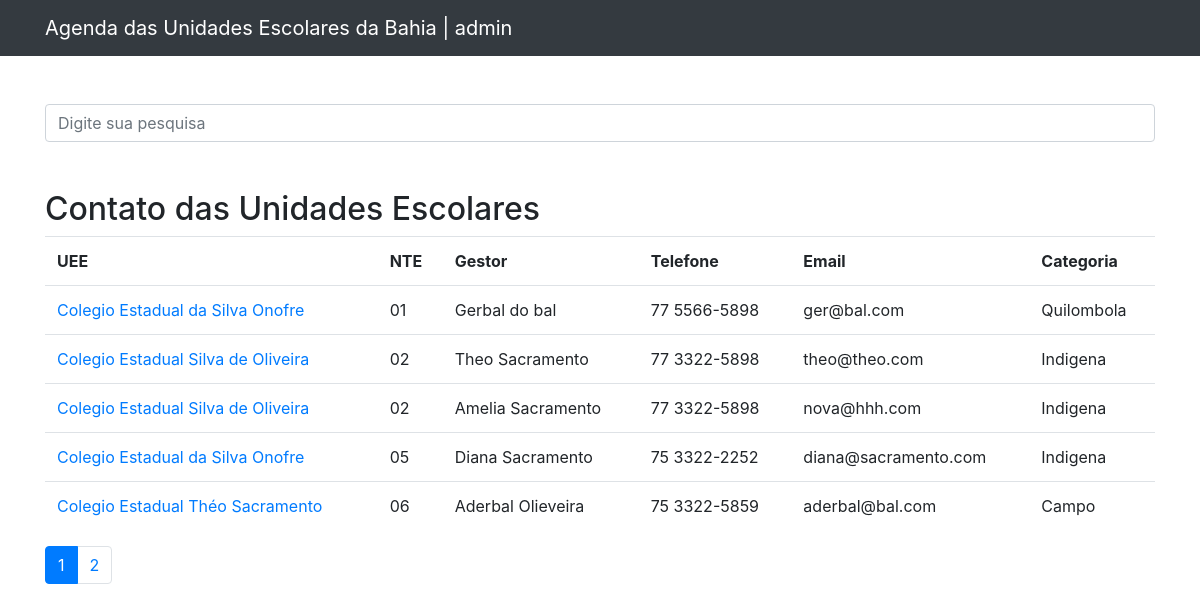
The app's page / (signed in) with its own data.
### contatos/models.py (models this page shows, shortened)
class Contato(models.Model):
    nte = models.CharField(max_length=6)
    nome = models.CharField(max_length=255)
    gestor = models.CharField(max_length=255)
    telefoneprinc = models.CharField(max_length=255)
    telefonesecun = models.CharField(max_length=255, blank=True)
    emailprinc = models.CharField(max_length=255)
    emailsecun = models.CharField(max_length=255, blank=True)
    data_criacao = models.DateTimeField(default=timezone.now)
    observacao = models.CharField(max_length=500, blank=True)
    categoria = models.ForeignKey(Categoria, on_delete=models.DO_NOTHING)
    mostrar = models.BooleanField(default=True)
    foto = models.ImageField(blank=True, upload_to='fotos/%Y/%m/')

class Categoria(models.Model):
    nome = models.CharField(max_length=255)
    def __str__(self):
        return self.nome

### contatos/views.py (the view)
# urls.py: path('', views.index, name='index'),
def index(request):
    contatos = Contato.objects.order_by('nte').filter(
        mostrar=True
    )
    paginator = Paginator(contatos, 5)
    page = request.GET.get('p')
    contatos = paginator.get_page(page)
    return render(request, 'contatos/index.html', {
        'contatos': contatos
    })

### contatos/templates/contatos/index.html
{% extends 'base.html' %}
{%block conteudo%}
<h2 class="mt-5">Contato das Unidades Escolares</h2>
<table class="table">
    <tr>
        <th>UEE</th>
        <th>NTE</th>
        <th>Gestor</th>
        <th>Telefone</th>
        <th>Email</th>
        <th>Categoria</th>
    </tr>
    <thead>
    <tbody>
    {% for contato in contatos %}
    <tr>
        <td>
            <a href="{% url 'ver_contato' contato.id %}"> {{ contato.nome }}</a>
        </td>
        <td>{{ contato.nte }}</td>
        <td>{{ contato.gestor }}</td>
        <td>{{ contato.telefoneprinc }}</td>
        <td>{{ contato.emailprinc }}</td>
        <td>{{ contato.categoria }}</td>
    </tr>
    {% endfor%}
    </tbody>
</table>
<nav aria-label="Page navigation example">
  <ul class="pagination">
      {% for pagina in contatos.paginator.page_range %}
          {% if contatos.number == pagina %}
            <li class="page-item active"><a class="page-link" href="?p={{pagina}}&termo={{ request.GET.termo }}">{{pagina}}</a></li>
          {% else %}
            <li class="page-item"><a class="page-link" href="?p={{pagina}}&termo={{ request.GET.termo }}">{{pagina}}</a></li>
          {% endif %}
      {% endfor %}
  </ul>
</nav>
{%endblock%}'

### templates/parciais/_nav.html (shortened to what this page needs)
{% load static %}
  <nav class="navbar navbar-expand-lg navbar-dark bg-dark static-top">
    <div class="container">
      <a class="navbar-brand" href="{% url 'index' %}">Agenda das Unidades Escolares da Bahia | {{user}}</a>
    </div>
  </nav>

### records on screen
Contato: nome "Colegio Estadual da Silva Onofre", nte "01", gestor "Gerbal do bal", telefoneprinc "77 5566-5898", emailprinc "ger@bal.com", categoria "Quilombola"
Contato: nome "Colegio Estadual Silva de Oliveira", nte "02", gestor "Theo Sacramento", telefoneprinc "77 3322-5898", emailprinc "theo@theo.com", categoria "Indigena"
Contato: nome "Colegio Estadual Silva de Oliveira", nte "02", gestor "Amelia Sacramento", telefoneprinc "77 3322-5898", emailprinc "nova@hhh.com", categoria "Indigena"
Contato: nome "Colegio Estadual da Silva Onofre", nte "05", gestor "Diana Sacramento", telefoneprinc "75 3322-2252", emailprinc "diana@sacramento.com", categoria "Indigena"
Contato: nome "Colegio Estadual Théo Sacramento", nte "06", gestor "Aderbal Olieveira", telefoneprinc "75 3322-5859", emailprinc "aderbal@bal.com", categoria "Campo"

### other values on screen
{{ user }} "admin"
{{ pagina }} "1"
{{ pagina }} "2"
